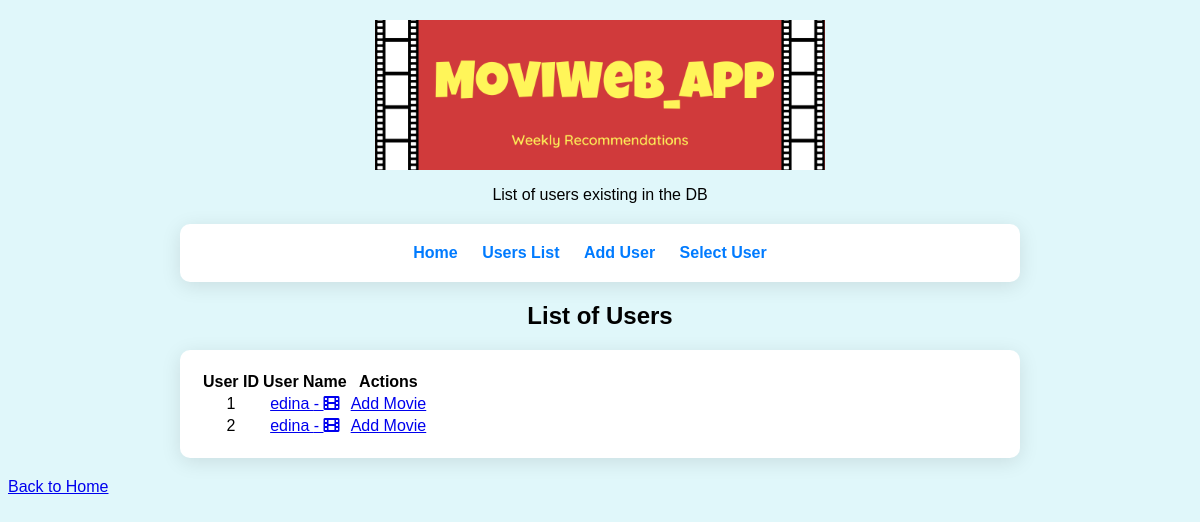
The app's page /users, older data.
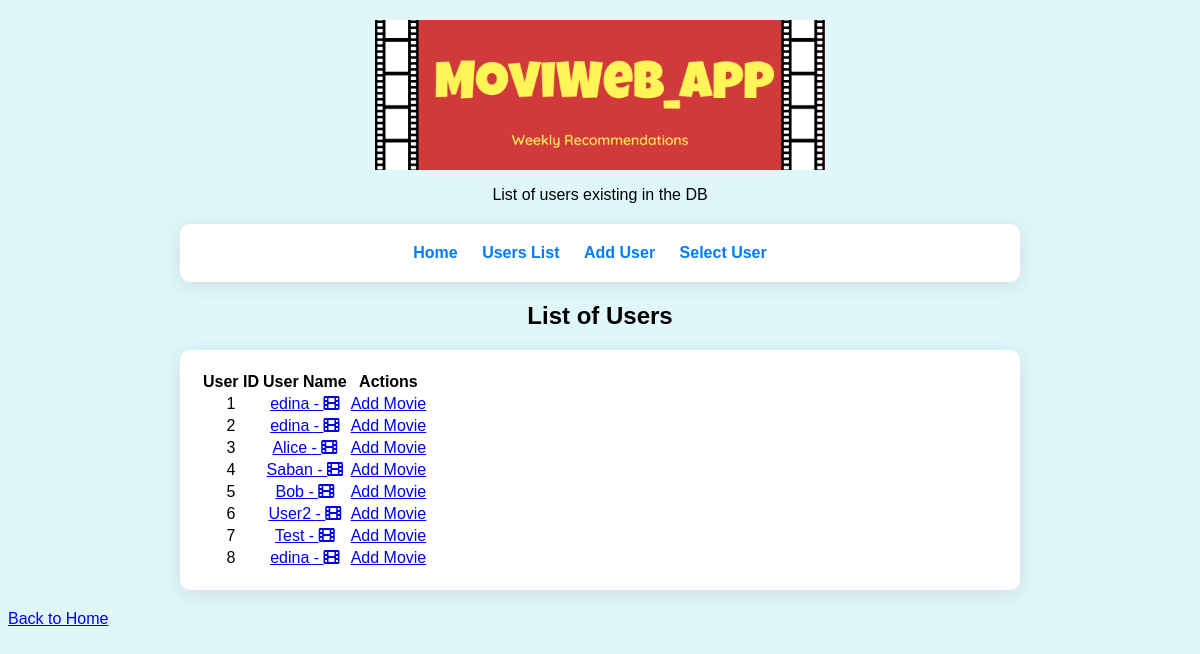
The same page, newer data.
### modelsDB.py (models this page shows)
class User(db.Model):
    id = db.Column(db.Integer, primary_key=True)
    name = db.Column(db.String(100), nullable=False)
    movies = db.relationship('Movie', backref='user', lazy=True)

### app.py (the view)
    @app.route('/users')
    def list_users():
        users = data_manager.get_all_users()
        return render_template('users_page.html', users=users)

### datamanager/sqlite_data_manager.py (called while the page is built)
    def get_all_users(self):
        with current_app.app_context():
            return User.query.all()

### templates/users_page.html (shortened to what this page needs)
<!DOCTYPE html>
<html lang="en">
<head>
    <link rel="stylesheet" href="{{ url_for('static', filename='styles.css') }}">
    <link rel="stylesheet" href="https://cdnjs.cloudflare.com/ajax/libs/font-awesome/6.0.0-beta3/css/all.min.css">
</head>
<body>
    <header>
        <img src="{{ url_for('static', filename='header_logo.png') }}" alt="Header Logo" class="header-logo">
        <p>List of users existing in the DB</p>
    </header>
    <main>
        <div class="nav-container">
            <nav>
                <ul class="nav-list">
                    <li><a href="{{ url_for('home') }}">Home</a></li>
                    <li><a href="{{ url_for('list_users') }}">Users List</a></li>
                    <li><a href="{{ url_for('add_user') }}">Add User</a></li>
                    <li><a href="{{ url_for('select_user') }}">Select User</a></li>
                </ul>
            </nav>
        </div>
        <h2>List of Users</h2>
        <div class="nav-container">
            <table class="user-table">
                <thead>
                    <tr>
                        <th>User ID</th>
                        <th>User Name</th>
                        <th>Actions</th>
                    </tr>
                </thead>
                <tbody>
                    {% for user in users %}
                        <tr>
                            <td>{{ user.id }}</td>
                            <td>
                                <a href="{{ url_for('user_movies', user_id=user.id) }}">{{ user.name }} - <i class="fas fa-film" title="View Movies"></i></a>
                            </td>
                            <td>
                                <a href="{{ url_for('add_movie', user_id=user.id) }}">Add Movie</a>
                            </td>
                        </tr>
                    {% endfor %}
                </tbody>
            </table>
        </div>
    </main>
    <footer>
        <a class="back-button" href="{{ url_for('home') }}">Back to Home</a>
    </footer>
</body>
</html>

### static/styles.css (style rules this page uses)
body { font-family: Arial, sans-serif; background-color: #e0f7fa; }
header { text-align: center; margin: 20px 0; }
.header-logo { max-width: 450px; height: auto; display: block; margin: 0 auto; }
main { text-align: center; margin: 20px; }
.nav-container { background-color: #fff; padding: 20px; border-radius: 10px; box-shadow: 0 4px 20px rgba(0, 0, 0, 0.1); max-width: 800px; margin: 0 auto; transition: transform 0.3s; }
.nav-list { list-style-type: none; padding: 0; margin: 0; text-align: center; }
.nav-list li { display: inline; margin-right: 20px; }
.nav-list li a { text-decoration: none; color: #007BFF; font-weight: bold; }

Row changes from the older to the newer data that the page shows:
added User: id "3", name "Alice"
added User: id "4", name "Saban"
added User: id "5", name "Bob"
added User: id "6", name "User2"
added User: id "7", name "Test"
added User: id "8", name "edina"
